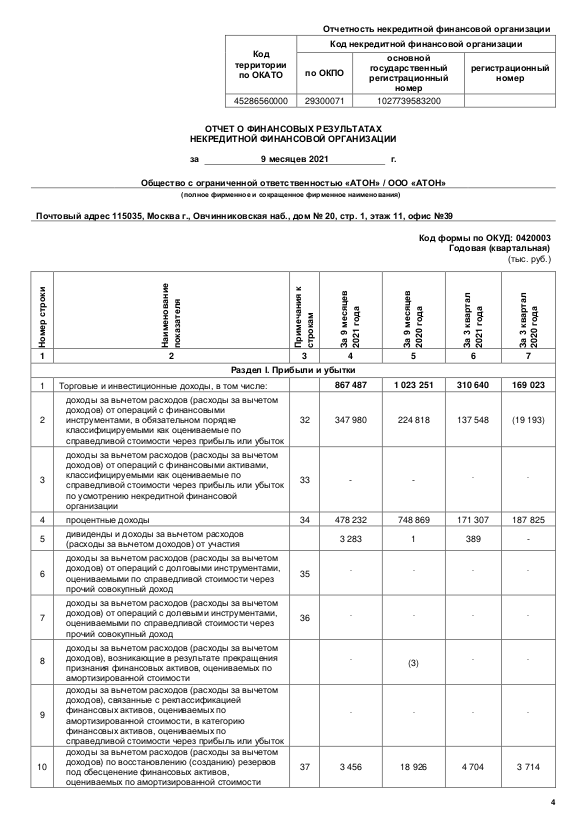
#> input picture parse-table/images/aton2021_2.png, 580 x 823 px
$ python detect_table.py
#> lines starting #> are read from the running program, lines starting #| are printed output that depends on the picture; after the words box and inside, x2 and y2 are one past the last pixel; in counts of white or black regions, pixels touching at a corner belong together
import cv2
import numpy as np
import matplotlib.pyplot as plt


file = f'images/aton2021_2.png'

im1 = cv2.imread(file, 0)
#> im1 is the input picture: shape (823, 580); min 0, max 255, mean 239.4
im = cv2.imread(file)

shape = im.shape
#> shape = (823, 580, 3)

ret, thresh_value = cv2.threshold(im1, 180, 255, cv2.THRESH_BINARY_INV)
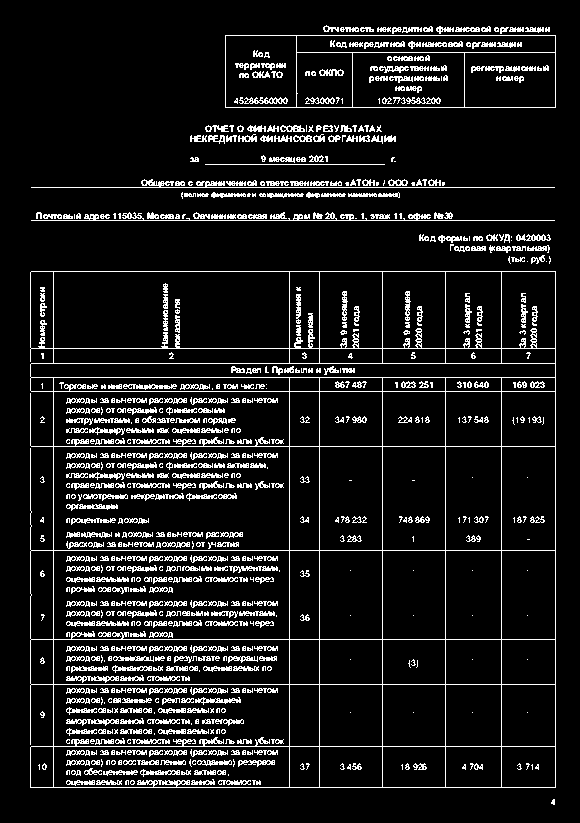
#> thresh_value: shape (823, 580); 10.1% white in thin lines or dots, all inside (x1, y1, x2, y2) = (30, 25, 556, 805)

kernel = np.ones((5, 5), np.uint8)
dilated_value = cv2.dilate(thresh_value, kernel, iterations=1)
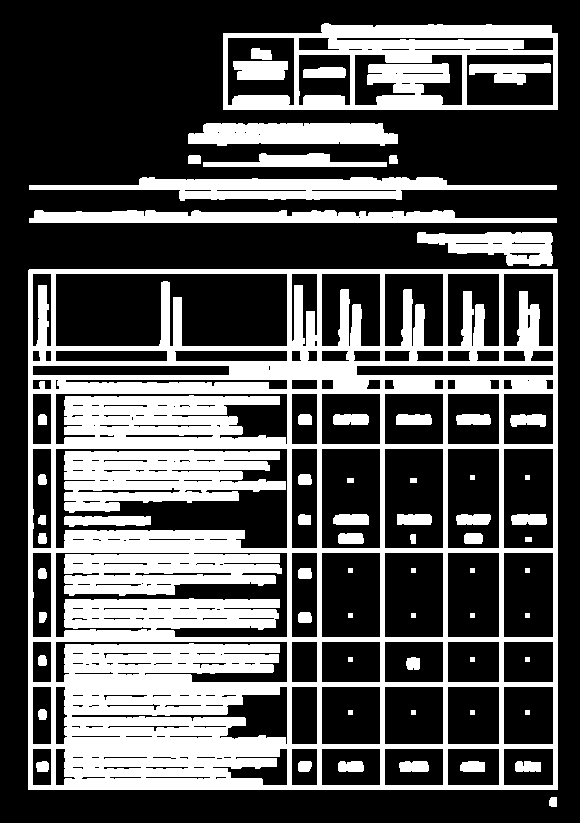
#> dilated_value: shape (823, 580); 33.7% white; 67 white regions

contours, hierarchy = cv2.findContours(dilated_value, cv2.RETR_TREE, cv2.CHAIN_APPROX_SIMPLE)
#> contours = 317 contours, 86 with area under 20; largest, box (x1, y1, x2, y2) and area: (28, 269, 558, 790) 275080, (223, 23, 558, 110) 27250, (55, 448, 288, 549) 20022, (55, 273, 288, 347) 16014, (64, 450, 286, 513) 9656
print(hierarchy)
#> (printed output is left out)

cordinates = []
for cnt in contours:
    x, y, w, h = cv2.boundingRect(cnt)
    cordinates.append((x, y, w, h))
    # bounding the images
    if (w * h) > (shape[0] * shape[1] / 10):
        cv2.rectangle(im, (x, y), (x + w, y + h), (0, 0, 255), 1)
#> this loop made 317 passes
#> (x, y, w, h) on passes 1 to 3: (549, 797, 8, 10), (28, 269, 530, 521), (215, 776, 12, 4)
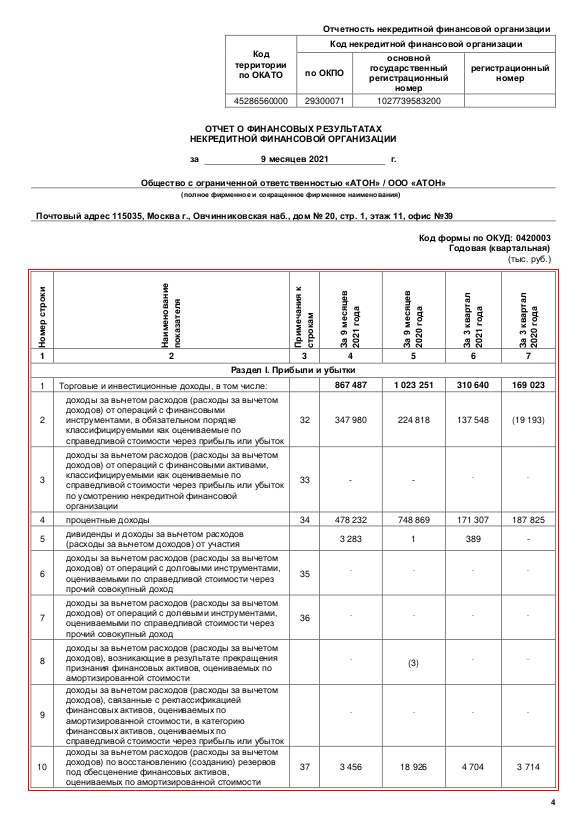
#> im: shape (823, 580, 3); 0.44% of pixels changed, all inside (x1, y1, x2, y2) = (28, 269, 559, 791)
#> after the loop, cordinates = 317 items, first 6: (549, 797, 8, 10), (28, 269, 530, 521), (215, 776, 12, 4), (145, 776, 66, 4), (109, 776, 33, 4), (81, 776, 25, 4)

plt.imshow(im)
cv2.imwrite('detect_table.jpg', im)

$ run again, with parse-table/images/aton2021_1.png copied over parse-table/images/aton2021_2.png
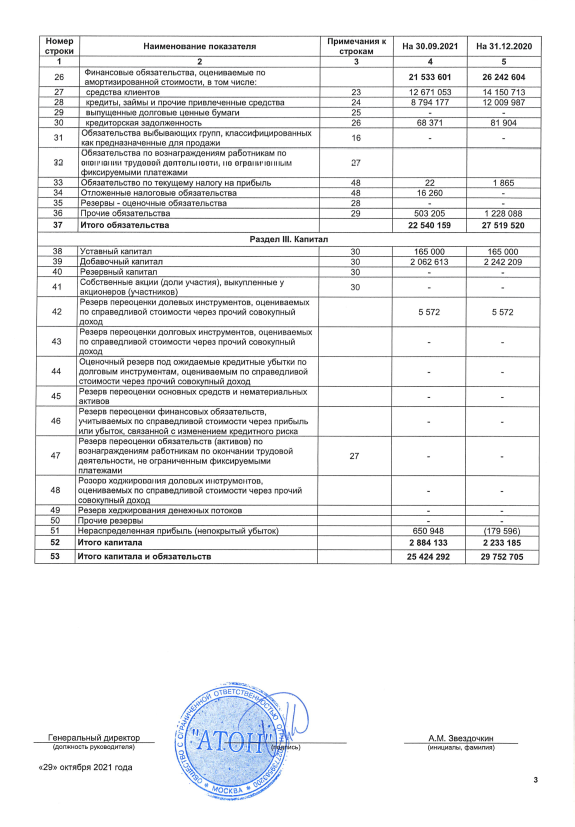
#> input picture parse-table/images/aton2021_1.png, 575 x 827 px
#> im is the input picture: shape (827, 575, 3); mean B, G, R 239.4, 238.5, 237.9
#> `ret, thresh_value = cv2.threshold(im1, 180, 255, cv2.THRESH_BINARY_INV)`:
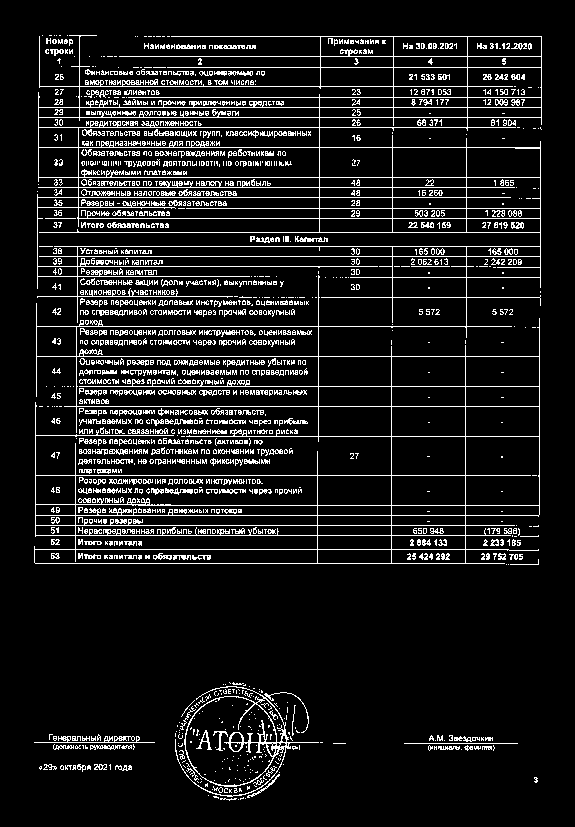
#> thresh_value: shape (827, 575); 10% white in thin lines or dots, all inside (x1, y1, x2, y2) = (34, 35, 542, 801)
#> dilated_value: shape (827, 575); 36.6% white; 57 white regions
#> contours = 392 contours, 95 with area under 20; largest, box (x1, y1, x2, y2) and area: (32, 33, 544, 567) 255190, (173, 680, 325, 803) 12376, (84, 438, 390, 474) 5106, (320, 328, 465, 355) 3640, (158, 268, 317, 300) 2500
#> (printed output is left out)
#> the loop `for cnt in contours:` made 392 passes
#> (x, y, w, h) on passes 1, 2, 4: (532, 775, 8, 10), (37, 762, 97, 12), (402, 733, 118, 20)
#> after the loop `for cnt in contours:`:
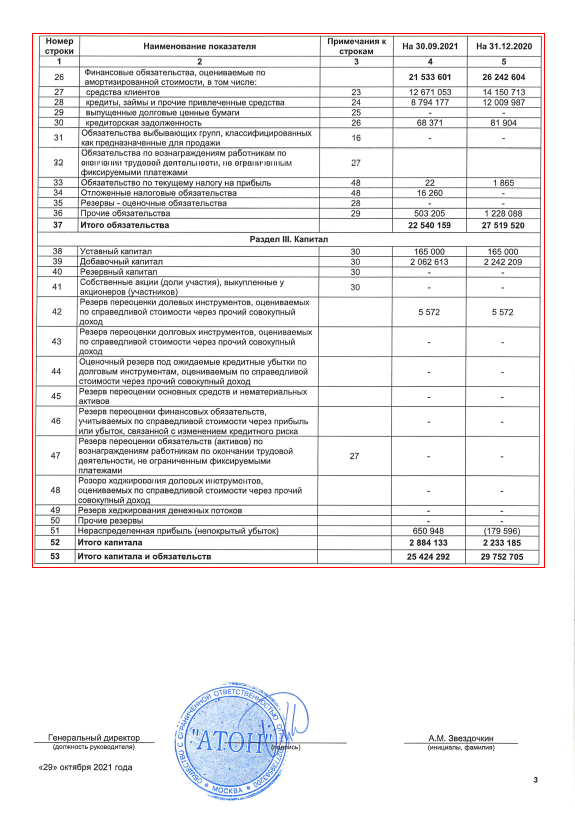
#> im: shape (827, 575, 3); 0.44% of pixels changed, all inside (x1, y1, x2, y2) = (32, 33, 545, 568)
#> after the loop `for cnt in contours:`: cordinates = 392 items, first 6: (532, 775, 8, 10), (37, 762, 97, 12), (331, 741, 17, 5), (402, 733, 118, 20), (32, 732, 125, 20), (173, 680, 152, 123)

$ run again, with parse-table/images/aton2021_3.png copied over parse-table/images/aton2021_2.png
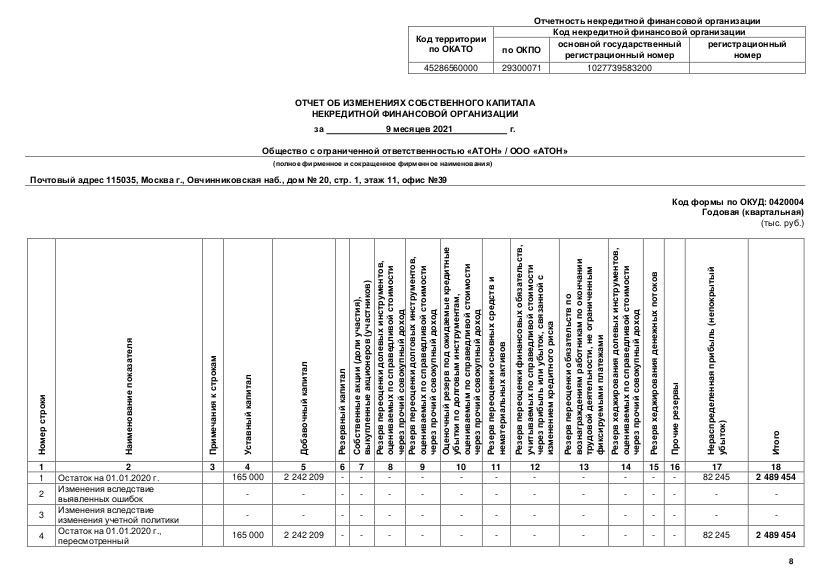
#> input picture parse-table/images/aton2021_3.png, 822 x 579 px
#> im1 is the input picture: shape (579, 822); min 0, max 255, mean 239.3
#> `ret, thresh_value = cv2.threshold(im1, 180, 255, cv2.THRESH_BINARY_INV)`:
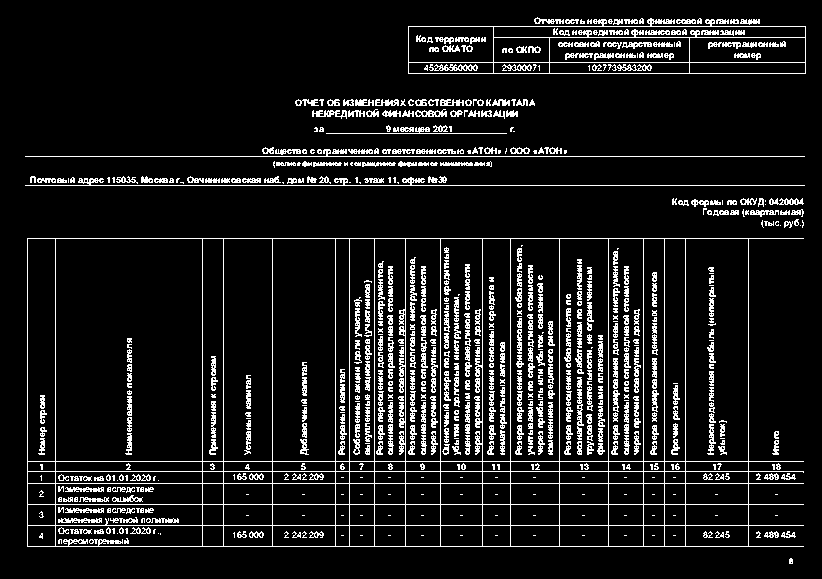
#> thresh_value: shape (579, 822); 9.8% white in thin lines or dots, all inside (x1, y1, x2, y2) = (25, 17, 806, 564)
#> dilated_value: shape (579, 822); 32.4% white; 78 white regions
#> contours = 312 contours, 35 with area under 20; largest, box (x1, y1, x2, y2) and area: (25, 236, 806, 549) 228316, (57, 240, 201, 460) 31315, (406, 15, 808, 76) 22084, (687, 240, 747, 460) 12919, (274, 240, 334, 460) 12919
#> (printed output is left out)
#> the loop `for cnt in contours:` made 312 passes
#> (x, y, w, h) on passes 1, 2, 5: (787, 556, 8, 10), (754, 529, 44, 11), (770, 429, 11, 28)
#> after the loop `for cnt in contours:`:
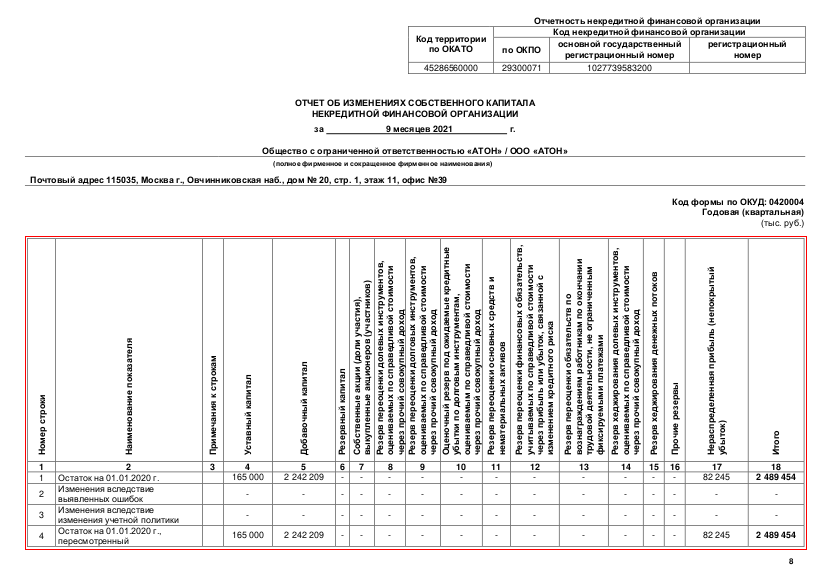
#> im: shape (579, 822, 3); 0.46% of pixels changed, all inside (x1, y1, x2, y2) = (25, 236, 807, 550)
#> after the loop `for cnt in contours:`: cordinates = 312 items, first 6: (787, 556, 8, 10), (754, 529, 44, 11), (773, 513, 7, 5), (773, 492, 7, 5), (770, 429, 11, 28), (25, 236, 781, 313)

$ run again, with parse-table/images/aton2021_4.png copied over parse-table/images/aton2021_2.png
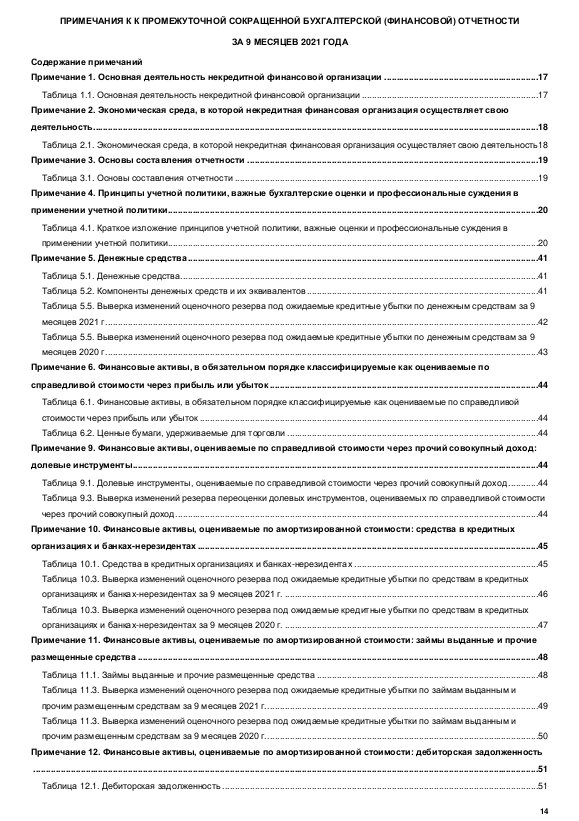
#> input picture parse-table/images/aton2021_4.png, 579 x 821 px
#> im1 is the input picture: shape (821, 579); min 0, max 255, mean 236.6
#> `ret, thresh_value = cv2.threshold(im1, 180, 255, cv2.THRESH_BINARY_INV)`:
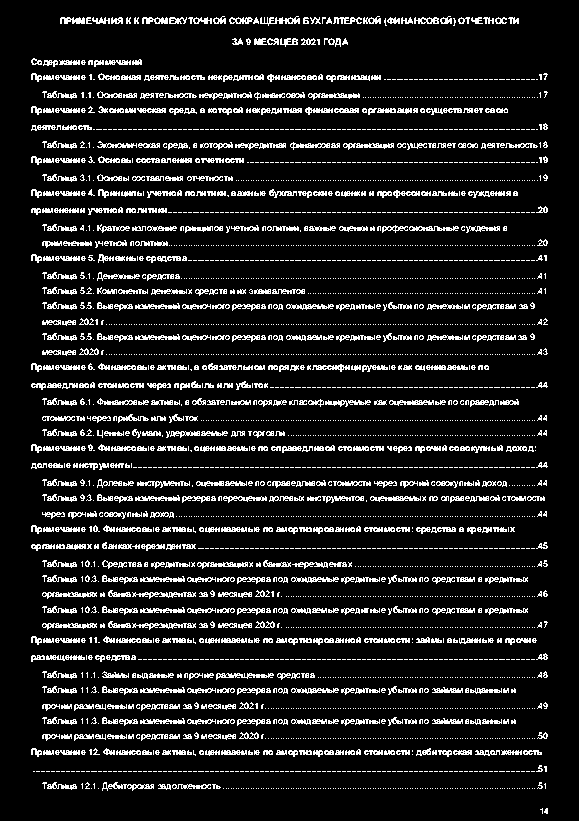
#> thresh_value: shape (821, 579); 11.1% white in thin lines or dots, all inside (x1, y1, x2, y2) = (31, 16, 548, 814)
#> `dilated_value = cv2.dilate(thresh_value, kernel, iterations=1)`:
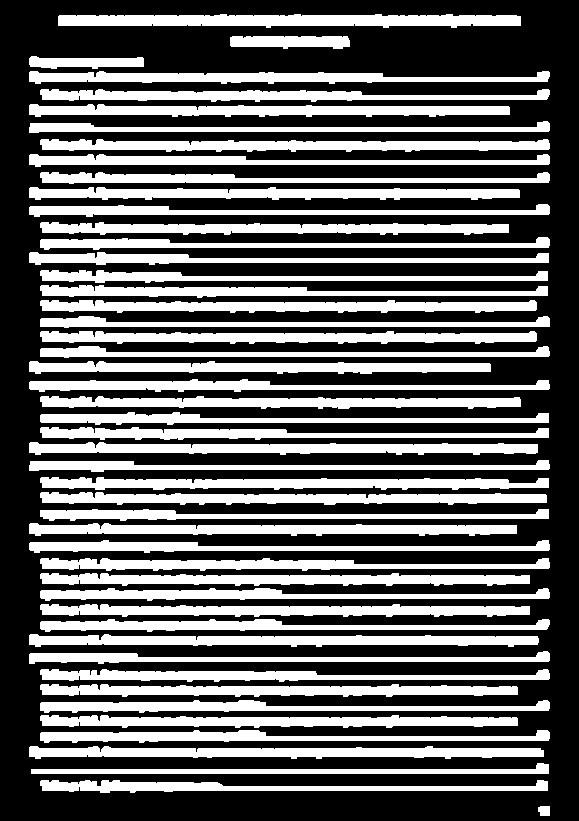
#> dilated_value: shape (821, 579); 38.4% white; 49 white regions
#> contours = 49 contours; largest, box (x1, y1, x2, y2) and area: (58, 14, 521, 28) 4605, (29, 746, 544, 759) 4224, (29, 442, 538, 455) 4200, (40, 139, 550, 152) 4188, (40, 492, 547, 505) 4168
#> (printed output is left out)
#> the loop `for cnt in contours:` made 49 passes
#> (x, y, w, h) on passes 1 to 8: (538, 806, 12, 10), (40, 780, 508, 13), (31, 763, 518, 11), (29, 746, 515, 13), (40, 730, 510, 13), (40, 715, 478, 13), (40, 700, 510, 13), (40, 684, 478, 13)
#> after the loop `for cnt in contours:`: cordinates = 49 items, first 6: (538, 806, 12, 10), (40, 780, 508, 13), (31, 763, 518, 11), (29, 746, 515, 13), (40, 730, 510, 13), (40, 715, 478, 13)
